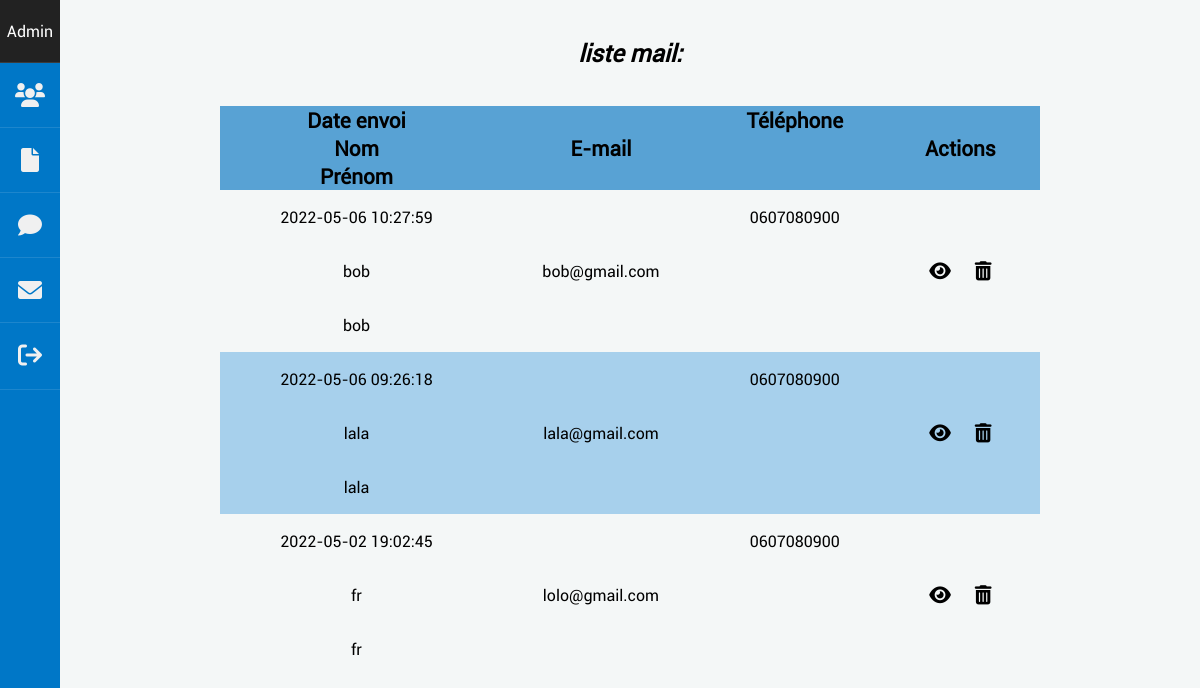
Screenshot of /listeMail (signed in) with the database file from the repository.
### tables this page shows
CREATE TABLE `contacts` (
  `id` int(11) NOT NULL,
  `lastname` varchar(100) NOT NULL,
  `firstname` varchar(100) NOT NULL,
  `mail` varchar(255) NOT NULL,
  `phone` varchar(255) NOT NULL,
  `objet` text NOT NULL,
  `msg` text NOT NULL,
  `created_at` timestamp NOT NULL DEFAULT current_timestamp()
);

### app/Controllers/AdminController.php (called while the page is built, shortened)
<?php
class AdminController
{
    public function afficherListeMail()
    {
        $mails = new \ProjetBlogKercode\Models\AdminModel();
        $allMails = $mails->getMails();
        require 'app/Views/Admin/listeMail.php';
    }
}

### app/Models/AdminModel.php (called while the page is built, shortened)
<?php
class AdminModel extends Manager
{
    public function getMails()
    {
        $bdd = $this->dbConnect();
        $req = $bdd->prepare("SELECT id, lastname, firstname, mail, phone, objet, msg, created_at FROM contacts ORDER BY id DESC");
        $req->execute();
        return $req;
    }
}

### app/Views/Admin/listeMail.php (the view, shortened to what this page needs)
<section class="section-article-admin">
    <h1>liste mail:</h1>
    <div class="centrer-tableau">
        <table class="page-list-admin">
            <thead>
                <tr>
                    <th class="display-creation">Date envoi</th>
                    <th class="display-creation">Nom</th>
                    <th class="display-creation">Prénom</th>
                    <th>E-mail</th>
                    <th class="display-creation">Téléphone</th>
                    <th colspan="2">Actions</th>
                </tr>
            </thead>
            <tbody>
                <?php foreach ($allMails as $allMail) :?>
                <tr>
                    <td class="display-creation">
                        <p><?= htmlspecialchars($allMail['created_at']) ?></p>
                    </td>
                    <td class="display-creation">
                        <p><?= htmlspecialchars($allMail['lastname']) ?></p>
                    </td>
                    <td class="display-creation">
                        <p><?= htmlspecialchars($allMail['firstname']) ?></p>
                    </td>
                    <td>
                        <p><?= htmlspecialchars($allMail['mail']) ?></p>
                    </td>
                    <td class="display-creation">
                        <p><?= htmlspecialchars($allMail['phone']) ?></p>
                    </td>
                    <span class="display-action">
                        <td><a title="montrer mail" href="montrerMail&id=<?= $allMail['id'] ?>"><i
                                    class="fa-solid fa-eye" title="Voir"></i></a>
                            <a title="supprimer mail" href="supprimerMail&id=<?= $allMail['id'] ?>"><i
                                    class="fa-solid fa-trash-can" title="supprimer"></i></a>
                        </td>
                    </span>
                </tr>
                <?php endforeach; ?>
            </tbody>
        </table>
    </div>
</section>
<?php require 'template/adminTemplate.php';

### app/Public/style/style.css (style rules this page uses)
:root { --mainColor: #0077C7; --mainLightColor: #58A2D4; --mainSuperLightColor: #a7d0ec; --bodyColor: #f4f7f7; --icon-dark: #616161; }
body { font-family: 'Roboto', sans-serif; height: 100%; position: relative; background-color: var(--bodyColor); }
h1 { font-size: 1.5rem; margin: 2rem 0; text-align: center; }
a { text-decoration: none; color: black; }
#main-dashboard-admin h1 { text-align: center; font-size: 1.5rem; padding: 5px; font-style: italic; color: black; }
.centrer-tableau { margin-bottom: 1rem; }
.page-list-admin { width: 100%; border-collapse: collapse; text-align: center; }
.page-list-admin thead { background-color: var(--mainLightColor); font-size: 1.3rem; }
.page-list-admin td { padding: 1rem 0.5rem; }
.page-list-admin tr:nth-child(even) { background-color: var(--mainSuperLightColor); }
.page-list-admin a i { font-size: 1.2rem; padding: 10px; }
.display-creation { display: none; }
@media screen and (min-width: 768px) { .section-article-admin { margin: auto 5rem; } }
@media screen and (min-width: 768px) { .display-creation { display: block; } }
@media screen and (min-width: 1024px) { .centrer-tableau { text-align: center; } }
@media screen and (min-width: 1024px) { .page-list-admin { display: inline-table; max-width: 900px; } }
@media screen and (min-width: 1024px) { .section-article-admin { margin: auto 10rem; } }

### rows the page displays
contacts: created_at "2022-05-06 10:27:59", lastname "bob", firstname "bob", mail "bob@gmail.com", phone "0607080900"
contacts: created_at "2022-05-06 09:26:18", lastname "lala", firstname "lala", mail "lala@gmail.com", phone "0607080900"
contacts: created_at "2022-05-02 19:02:45", lastname "fr", firstname "fr", mail "lolo@gmail.com", phone "0607080900"
